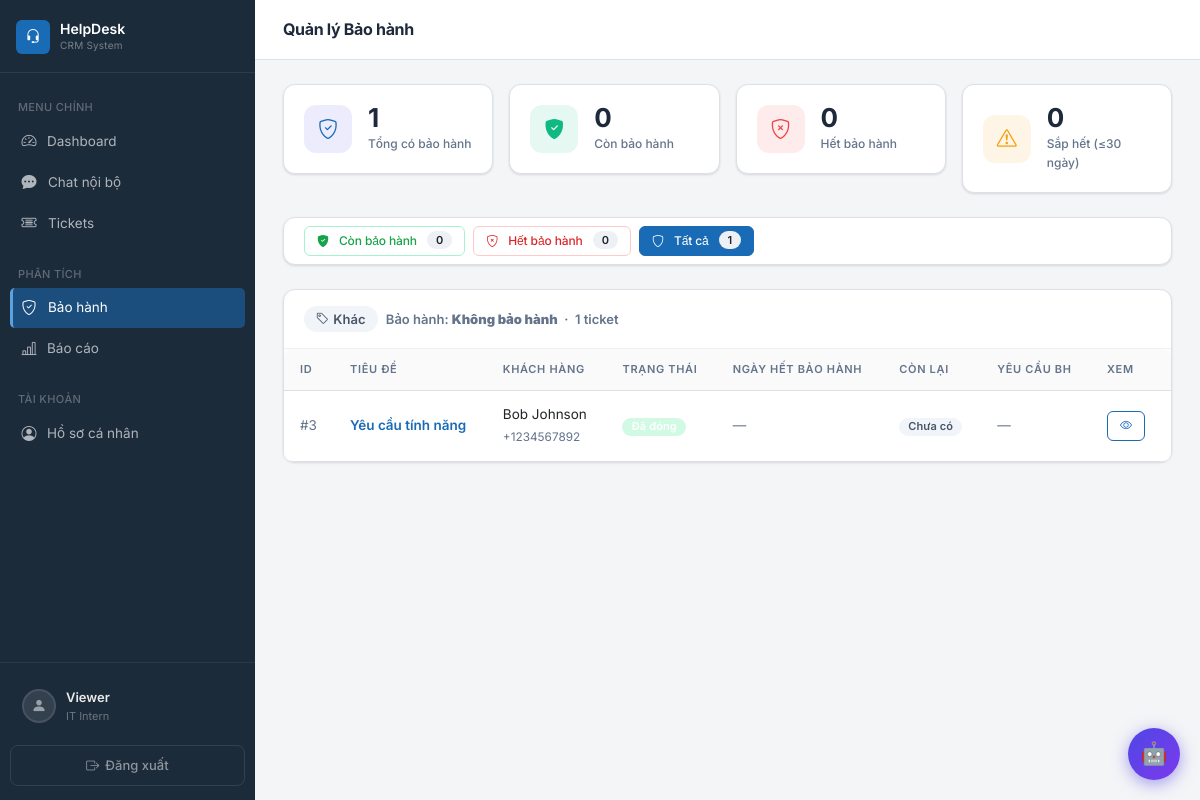
/warranty.php?filter=all (signed in), run on the app's committed database.
### tables this page shows
CREATE TABLE IF NOT EXISTS users (
    id INT AUTO_INCREMENT PRIMARY KEY,
    username VARCHAR(50) NOT NULL UNIQUE,
    password VARCHAR(255) NOT NULL,
    fullname VARCHAR(100) NOT NULL,
    email VARCHAR(100) NOT NULL UNIQUE,
    phone VARCHAR(20),
    avatar VARCHAR(255) DEFAULT NULL,
    role_id INT NOT NULL,
    status ENUM('active', 'inactive') DEFAULT 'active',
    created_at TIMESTAMP DEFAULT CURRENT_TIMESTAMP,
    FOREIGN KEY (role_id) REFERENCES roles(id) ON DELETE CASCADE
);

CREATE TABLE IF NOT EXISTS roles (
    id INT AUTO_INCREMENT PRIMARY KEY,
    name VARCHAR(50) NOT NULL UNIQUE,
    hierarchy_level TINYINT UNSIGNED NOT NULL DEFAULT 99
);

CREATE TABLE IF NOT EXISTS tickets (
    id INT AUTO_INCREMENT PRIMARY KEY,
    title VARCHAR(255) NOT NULL,
    description TEXT,
    customer_name VARCHAR(100) NOT NULL,
    customer_email VARCHAR(100) NOT NULL,
    customer_phone VARCHAR(20),
    customer_address VARCHAR(255),
    category_id INT NOT NULL,
    priority_id INT NOT NULL,
    status_id INT NOT NULL,
    assigned_to INT,
    created_by INT NOT NULL,
    due_date DATE DEFAULT NULL,
    warranty_end_date DATE DEFAULT NULL,
    warranty_claim_id INT DEFAULT NULL,
    created_at TIMESTAMP DEFAULT CURRENT_TIMESTAMP,
    updated_at TIMESTAMP DEFAULT CURRENT_TIMESTAMP ON UPDATE CURRENT_TIMESTAMP,
    FOREIGN KEY (category_id) REFERENCES categories(id) ON DELETE CASCADE,
    FOREIGN KEY (priority_id) REFERENCES priorities(id) ON DELETE CASCADE,
    FOREIGN KEY (status_id)   REFERENCES statuses(id) ON DELETE CASCADE,
    FOREIGN KEY (assigned_to) REFERENCES users(id) ON DELETE SET NULL,
    FOREIGN KEY (created_by)  REFERENCES users(id) ON DELETE CASCADE
);

CREATE TABLE IF NOT EXISTS statuses (
    id INT AUTO_INCREMENT PRIMARY KEY,
    name VARCHAR(50) NOT NULL UNIQUE,
    color VARCHAR(20) NOT NULL
);

### warranty.php (the view, shortened to what the rows shown need)
<?php
require_once 'includes/auth.php';
require_once 'models/Ticket.php';
requireLogin();
$ticketModel = new Ticket();
$filter = in_array($_GET['filter'] ?? '', ['active','expired','all']) ? ($_GET['filter'] ?? 'active') : 'active';
$warranties = $ticketModel->getWarrantyList($filter);
$grouped = [];
foreach ($warranties as $w) {
    $type = in_array($w['category_type'], ['hardware','software','other']) ? $w['category_type'] : 'other';
    $grouped[$type][] = $w;
}
$typeLabels = ['hardware' => 'Phần cứng', 'software' => 'Phần mềm', 'other' => 'Khác'];
$typeColors = ['hardware' => 'primary', 'software' => 'success', 'other' => 'secondary'];
$typeIcons  = ['hardware' => 'bi-cpu', 'software' => 'bi-code-slash', 'other' => 'bi-tag'];
$allAll     = $ticketModel->getWarrantyList('all');
include 'includes/header.php';
?>
<?php if (empty($warranties)): ?>
<div class="card">
    <div class="card-body text-center py-5 text-muted">
        <i class="bi bi-shield-slash" style="font-size:48px;opacity:.3"></i>
        <p class="mt-3 mb-0">Không có dữ liệu bảo hành.</p>
    </div>
</div>
<?php else: ?>
<?php
$typeOrder = ['hardware','software','other'];
foreach ($typeOrder as $type):
    if (empty($grouped[$type])) continue;
    $rows = $grouped[$type];
    $label = $typeLabels[$type];
    $color = $typeColors[$type];
    $icon  = $typeIcons[$type];
    $wMonths = $rows[0]['warranty_months'];
?>
<div class="card mb-4">
    <div class="card-header d-flex align-items-center justify-content-between">
        <div class="d-flex align-items-center gap-2">
            <span class="badge bg-<?php echo $color; ?> d-flex align-items-center gap-1" style="font-size:13px;padding:6px 12px;">
                <i class="<?php echo $icon; ?>"></i> <?php echo $label; ?>
            </span>
            <span class="text-muted" style="font-size:13px;">
                Bảo hành: <strong><?php echo $wMonths > 0 ? $wMonths . ' tháng' : 'Không bảo hành'; ?></strong>
                &nbsp;·&nbsp; <?php echo count($rows); ?> ticket
            </span>
        </div>
    </div>
    <div class="table-responsive">
        <table class="table table-hover mb-0" style="font-size:13.5px;">
            <thead>
                <tr>
                    <th style="width:50px">ID</th>
                    <th>Tiêu đề</th>
                    <th>Khách hàng</th>
                    <th>Trạng thái</th>
                    <th>Ngày hết bảo hành</th>
                    <th>Còn lại</th>
                    <th>Yêu cầu BH</th>
                    <th style="width:80px">Xem</th>
                </tr>
            </thead>
            <tbody>
                <?php foreach ($rows as $w):
                    $hasWarranty = !empty($w['warranty_end_date']);
                    $daysLeft = $hasWarranty ? (int)ceil((strtotime($w['warranty_end_date']) - strtotime('today')) / 86400) : null;
                    $isExpired = $hasWarranty && $daysLeft < 0;
                    $rowClass = !$hasWarranty ? '' : ($isExpired ? 'table-light' : ($daysLeft <= 7 ? 'table-warning' : ''));
                ?>
                <tr class="<?php echo $rowClass; ?>">
                    <td class="text-muted">#<?php echo $w['id']; ?></td>
                    <td>
                        <a href="tickets.php?action=view&id=<?php echo $w['id']; ?>" class="fw-semibold text-decoration-none">
                            <?php echo htmlspecialchars($w['title']); ?>
                        </a>
                    </td>
                    <td>
                        <div><?php echo htmlspecialchars($w['customer_name']); ?></div>
                        <?php if (!empty($w['customer_phone'])): ?>
                            <small class="text-muted"><?php echo htmlspecialchars($w['customer_phone']); ?></small>
                        <?php endif; ?>
                    </td>
                    <td>
                        <span class="badge" style="background:<?php echo htmlspecialchars($w['status_color'] ?? '#6c757d'); ?>;color:#fff;">
                            <?php echo htmlspecialchars($w['status_name']); ?>
                        </span>
                    </td>
                    <td>
                        <?php echo $hasWarranty ? date('d/m/Y', strtotime($w['warranty_end_date'])) : '<span class="text-muted">—</span>'; ?>
                    </td>
                    <td>
                        <?php if (!$hasWarranty): ?>
                            <span class="badge bg-secondary">Chưa có</span>
                        <?php elseif ($isExpired): ?>
                            <span class="badge bg-danger">Hết hạn <?php echo abs($daysLeft); ?> ngày trước</span>
                        <?php elseif ($daysLeft <= 30): ?>
                            <span class="badge bg-warning text-dark">Còn <?php echo $daysLeft; ?> ngày</span>
                        <?php else: ?>
                            <span class="badge bg-success">Còn <?php echo $daysLeft; ?> ngày</span>
                        <?php endif; ?>
                    </td>
                    <td>
                        <?php if (!empty($w['warranty_claim_id'])): ?>
                            <a href="tickets.php?action=view&id=<?php echo (int)$w['warranty_claim_id']; ?>"
                               class="badge bg-warning text-dark text-decoration-none">
                                <i class="bi bi-ticket me-1"></i>#<?php echo (int)$w['warranty_claim_id']; ?>
                            </a>
                        <?php else: ?>
                            <span class="text-muted">—</span>
                        <?php endif; ?>
                    </td>
                    <td>
                        <a href="tickets.php?action=view&id=<?php echo $w['id']; ?>"
                           class="btn btn-sm btn-outline-primary" title="Xem chi tiết">
                            <i class="bi bi-eye"></i>
                        </a>
                    </td>
                </tr>
                <?php endforeach; ?>
            </tbody>
        </table>
    </div>
</div>
<?php endforeach; ?>
<?php endif; ?>
<?php include 'includes/footer.php'; ?>

### includes/header.php (shortened to what the rows shown need)
<!DOCTYPE html>
<html lang="vi">
<head>
    <link href="assets/css/bootstrap.min.css" rel="stylesheet">
    <link href="assets/icons/bootstrap-icons.css" rel="stylesheet">
</head>
<body>
<nav class="sidebar" id="sidebar">
    <div class="sidebar-footer">
        <a href="profile.php" class="sidebar-user">
            <div class="sidebar-user-info">
                <div class="sidebar-user-name"><?php echo htmlspecialchars(getUserDisplayName()); ?></div>
                <div class="sidebar-user-role"><?php echo htmlspecialchars(getUserRoleDisplayName()); ?></div>
            </div>
        </a>
    </div>
</nav>
<div class="main-content">
    <div class="page-content">

### data on the page
users: fullname "Viewer", role.name "IT Intern"
tickets: id "3", title "Yêu cầu tính năng", customer_name "Bob Johnson", customer_phone "+1234567892", status.name "Đã đóng", shows "Chưa có"

### other printed values
$pageTitle "Quản lý Bảo hành"
count($allAll) "1"
count($allActive) "0"
count($allExpired) "0"
count($expiringSoon) "0"
$label "Khác"
count($rows) "1"
